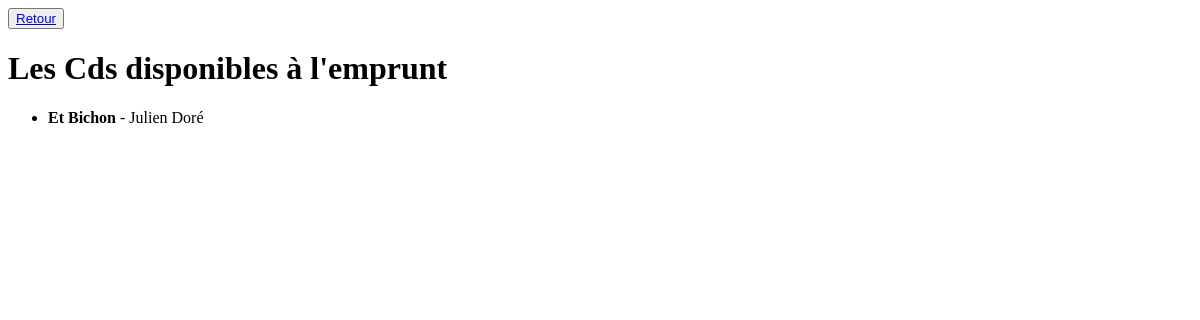
Before: /liste-cds/ with the older database file.
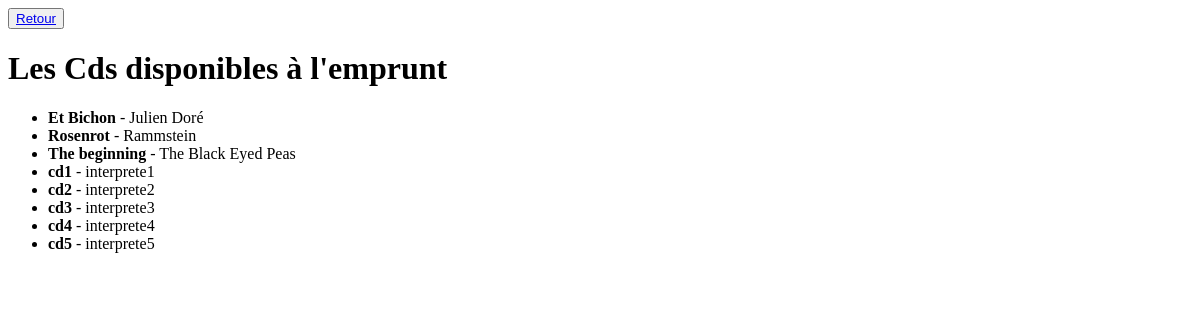
After: the same page with the newer database file.
### medias/models.py (models this page shows, shortened)
class Media(models.Model):
    nom =  models.CharField(max_length=150)
    date_emprunt = models.DateField(null=True, blank=True)
    disponible = models.BooleanField(default=True)
    membre = models.CharField(max_length=150)

class Cd(Media):
    interprete= models.CharField(max_length=150)

class Media(models.Model):
    nom =  models.CharField(max_length=150)
    date_emprunt = models.DateField(null=True, blank=True)
    disponible = models.BooleanField(default=True)
    membre = models.CharField(max_length=150)

### auth_app/views.py (the view)
# urls.py: path('liste-cds/', views.liste_cds_publique, name='liste_cds_publique'),
def liste_cds_publique(request):
    Cds = Cd.objects.all()
    return render(request,'liste_cds_publique.html',{'Cds':Cds})

### auth_app/Templates/liste_cds_publique.html (shortened to what this page needs)
<!DOCTYPE html>
<html lang="fr">
<head>
</head>
<body>
    <button><a href="{% url 'connexion' %}">Retour</a></button>
    <h1>Les Cds disponibles à l'emprunt</h1>
    <ul>
        {% for Cd in Cds %}
            <li>
                <strong>{{ Cd.nom }}</strong> - {{ Cd.interprete }}
            </li>
        {% empty %}
            <li>Aucun CD disponible pour le moment.</li>
        {% endfor %}
    </ul>
</body>
</html>

Changed rows visible on the page:
added Cd: nom "Rosenrot", interprete "Rammstein"
added Cd: nom "The beginning", interprete "The Black Eyed Peas"
added Cd: nom "cd1", interprete "interprete1"
added Cd: nom "cd2", interprete "interprete2"
added Cd: nom "cd3", interprete "interprete3"
added Cd: nom "cd4", interprete "interprete4"
added Cd: nom "cd5", interprete "interprete5"
